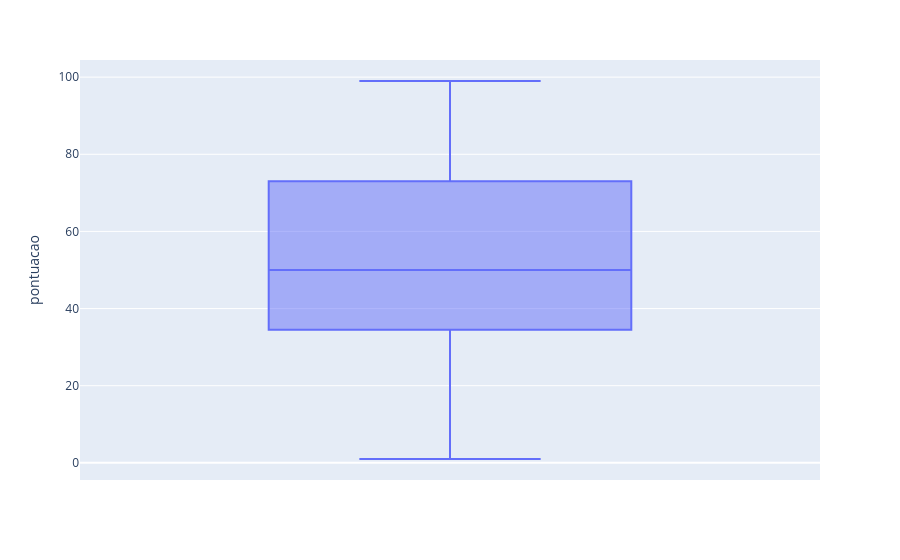

Here is the notebook cell this chart was saved with:
### Markdown cell above
**Pontuação**

### Code cell
boxplot = px.box(df, y="pontuacao")
boxplot.show()

### Figure 1 — Plotly figure (JSON) as saved in the notebook; plotly's stock layout.template omitted (floating-point values rounded to 4 significant figures; data arrays with more than 128 entries replaced by an {"elided": "..."} marker saying what was removed)
{"data": [{"alignmentgroup": "True", "hovertemplate": "pontuacao=%{y}<extra></extra>", "legendgroup": "", "marker": {"color": "#636efa"}, "name": "", "notched": false, "offsetgroup": "", "orientation": "v", "showlegend": false, "type": "box", "x0": " ", "xaxis": "x", "y": {"elided": "200 int values"}, "y0": " ", "yaxis": "y"}], "layout": {"boxmode": "group", "legend": {"tracegroupgap": 0}, "margin": {"t": 60}, "xaxis": {"anchor": "y", "domain": [0, 1]}, "yaxis": {"anchor": "x", "domain": [0, 1], "title": {"text": "pontuacao"}}}}
